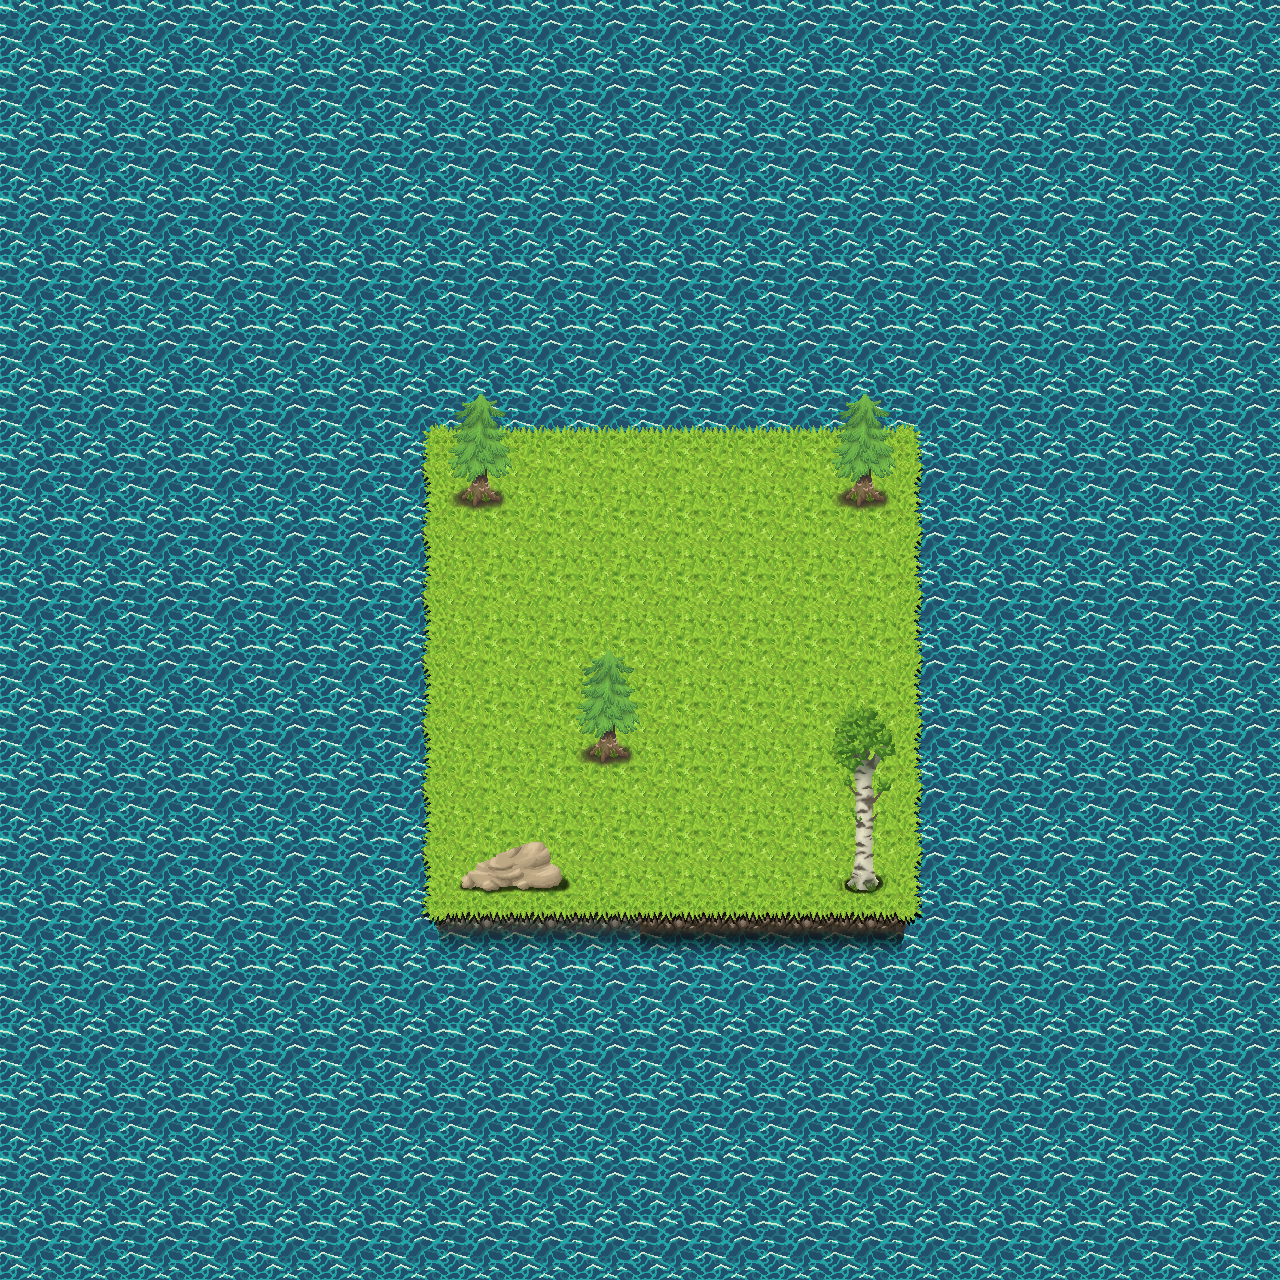

This is a level from a 2D game, rendered from its Tiled map with the project's own tilesets. A one-line summary and the map file follow, with tile-layer data summarised:
An orthogonal 20x20 tile map with 64x64 px tiles, 5 tile layers (Background_1, Background_2, Field, Collision_Objects, ...) and 10 objects.

<map version="1.0" orientation="orthogonal" renderorder="right-down" width="20" height="20" tilewidth="64" tileheight="64" nextobjectid="28">
 <tileset firstgid="1" name="64_forest_tileset" tilewidth="64" tileheight="64" tilecount="144">
  <image source="64_forest_tileset.png" width="1024" height="576" />
 </tileset>
 <layer name="Background_1" width="20" height="20">
  <data>[400 cells, 400 non-empty, 1 distinct tile ids]</data>
 </layer>
 <layer name="Background_2" width="20" height="20">
  <data>[400 cells, 400 non-empty, 1 distinct tile ids]</data>
 </layer>
 <layer name="Field" width="20" height="20">
  <data>[400 cells, 81 non-empty, 9 distinct tile ids]</data>
 </layer>
 <layer name="Collision_Objects" width="20" height="20">
  <data>[400 cells, 6 non-empty, 4 distinct tile ids]</data>
 </layer>
 <objectgroup name="Collision">
  <object id="1" x="384" y="384" width="64" height="576" />
  <object id="2" x="448" y="384" width="448" height="64" />
  <object id="4" x="896" y="384" width="64" height="576" />
  <object id="5" x="448" y="896" width="448" height="64" />
  <object id="7" x="576" y="704" width="64" height="64" />
  <object id="8" x="832" y="832" width="64" height="64" />
  <object id="12" x="448" y="832" width="128" height="64" />
  <object id="14" x="448" y="448" width="64" height="64" />
  <object id="15" x="832" y="448" width="64" height="64" />
 </objectgroup>
 <objectgroup name="Events">
  <object id="24" x="704" y="576" width="64" height="64" />
 </objectgroup>
 <layer name="Overlay" width="20" height="20">
  <data>[400 cells, 10 non-empty, 5 distinct tile ids]</data>
 </layer>
</map>
